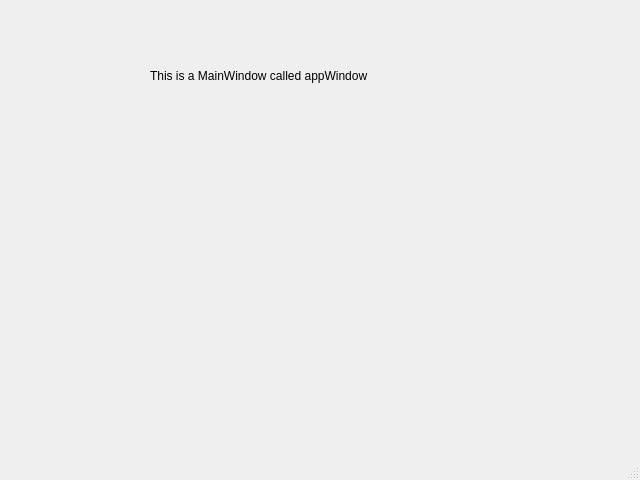
<?xml version="1.0" encoding="UTF-8"?>
<ui version="4.0">
 <class>MainWindow</class>
 <widget class="QMainWindow" name="MainWindow">
  <property name="geometry">
   <rect>
    <x>0</x>
    <y>0</y>
    <width>640</width>
    <height>480</height>
   </rect>
  </property>
  <property name="windowTitle">
   <string>MainWindow</string>
  </property>
  <widget class="QWidget" name="centralwidget">
   <widget class="QLabel" name="label">
    <property name="geometry">
     <rect>
      <x>150</x>
      <y>50</y>
      <width>301</width>
      <height>51</height>
     </rect>
    </property>
    <property name="text">
     <string>This is a MainWindow called appWindow</string>
    </property>
   </widget>
  </widget>
  <widget class="QMenuBar" name="menubar">
   <property name="geometry">
    <rect>
     <x>0</x>
     <y>0</y>
     <width>640</width>
     <height>18</height>
    </rect>
   </property>
  </widget>
  <widget class="QStatusBar" name="statusbar"/>
 </widget>
 <resources/>
 <connections/>
</ui>
